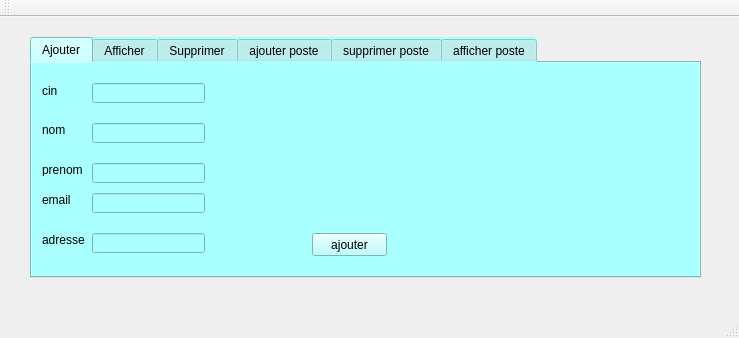
<?xml version="1.0" encoding="UTF-8"?>
<ui version="4.0">
 <class>MainWindow</class>
 <widget class="QMainWindow" name="MainWindow">
  <property name="geometry">
   <rect>
    <x>0</x>
    <y>0</y>
    <width>739</width>
    <height>338</height>
   </rect>
  </property>
  <property name="windowTitle">
   <string>Gestion des étudiants</string>
  </property>
  <widget class="QWidget" name="centralWidget">
   <widget class="QTabWidget" name="tabWidget">
    <property name="geometry">
     <rect>
      <x>30</x>
      <y>20</y>
      <width>671</width>
      <height>241</height>
     </rect>
    </property>
    <property name="styleSheet">
     <string notr="true">background-color: rgb(0, 255, 0);
color: rgb(0, 0, 0);
color: rgb(255, 255, 255);
background-color: rgb(170, 255, 255);
color: rgb(0, 0, 0);</string>
    </property>
    <property name="currentIndex">
     <number>0</number>
    </property>
    <widget class="QWidget" name="tab">
     <attribute name="title">
      <string>Ajouter</string>
     </attribute>
     <widget class="QLabel" name="label">
      <property name="geometry">
       <rect>
        <x>10</x>
        <y>20</y>
        <width>61</width>
        <height>16</height>
       </rect>
      </property>
      <property name="text">
       <string>cin</string>
      </property>
     </widget>
     <widget class="QLabel" name="label_2">
      <property name="geometry">
       <rect>
        <x>10</x>
        <y>60</y>
        <width>47</width>
        <height>13</height>
       </rect>
      </property>
      <property name="text">
       <string>nom</string>
      </property>
     </widget>
     <widget class="QLabel" name="label_3">
      <property name="geometry">
       <rect>
        <x>10</x>
        <y>100</y>
        <width>47</width>
        <height>13</height>
       </rect>
      </property>
      <property name="text">
       <string>prenom</string>
      </property>
     </widget>
     <widget class="QLineEdit" name="lineEdit_cin">
      <property name="geometry">
       <rect>
        <x>60</x>
        <y>20</y>
        <width>113</width>
        <height>20</height>
       </rect>
      </property>
     </widget>
     <widget class="QLineEdit" name="lineEdit_nom">
      <property name="geometry">
       <rect>
        <x>60</x>
        <y>60</y>
        <width>113</width>
        <height>20</height>
       </rect>
      </property>
     </widget>
     <widget class="QLineEdit" name="lineEdit_prenom">
      <property name="geometry">
       <rect>
        <x>60</x>
        <y>100</y>
        <width>113</width>
        <height>20</height>
       </rect>
      </property>
     </widget>
     <widget class="QPushButton" name="pb_ajouter">
      <property name="geometry">
       <rect>
        <x>280</x>
        <y>170</y>
        <width>75</width>
        <height>23</height>
       </rect>
      </property>
      <property name="text">
       <string>ajouter</string>
      </property>
     </widget>
     <widget class="QLineEdit" name="lineEdit_email">
      <property name="geometry">
       <rect>
        <x>60</x>
        <y>130</y>
        <width>113</width>
        <height>20</height>
       </rect>
      </property>
     </widget>
     <widget class="QLabel" name="label_5">
      <property name="geometry">
       <rect>
        <x>10</x>
        <y>130</y>
        <width>47</width>
        <height>13</height>
       </rect>
      </property>
      <property name="text">
       <string>email</string>
      </property>
     </widget>
     <widget class="QLabel" name="label_6">
      <property name="geometry">
       <rect>
        <x>10</x>
        <y>170</y>
        <width>47</width>
        <height>13</height>
       </rect>
      </property>
      <property name="text">
       <string>adresse</string>
      </property>
     </widget>
     <widget class="QLineEdit" name="lineEdit_adresse">
      <property name="geometry">
       <rect>
        <x>60</x>
        <y>170</y>
        <width>113</width>
        <height>20</height>
       </rect>
      </property>
     </widget>
    </widget>
    <widget class="QWidget" name="tab_2">
     <attribute name="title">
      <string>Afficher</string>
     </attribute>
     <widget class="QTableView" name="tabemployes">
      <property name="geometry">
       <rect>
        <x>10</x>
        <y>10</y>
        <width>231</width>
        <height>171</height>
       </rect>
      </property>
     </widget>
     <widget class="QGroupBox" name="groupBox">
      <property name="geometry">
       <rect>
        <x>250</x>
        <y>0</y>
        <width>201</width>
        <height>191</height>
       </rect>
      </property>
      <property name="title">
       <string>modifier</string>
      </property>
      <widget class="QLineEdit" name="lineEdit_modifier_cin">
       <property name="geometry">
        <rect>
         <x>70</x>
         <y>20</y>
         <width>113</width>
         <height>20</height>
        </rect>
       </property>
      </widget>
      <widget class="QLabel" name="label_7">
       <property name="geometry">
        <rect>
         <x>20</x>
         <y>20</y>
         <width>47</width>
         <height>13</height>
        </rect>
       </property>
       <property name="text">
        <string>cin</string>
       </property>
      </widget>
      <widget class="QLabel" name="label_13">
       <property name="geometry">
        <rect>
         <x>20</x>
         <y>50</y>
         <width>47</width>
         <height>13</height>
        </rect>
       </property>
       <property name="text">
        <string>nom</string>
       </property>
      </widget>
      <widget class="QLabel" name="label_14">
       <property name="geometry">
        <rect>
         <x>20</x>
         <y>80</y>
         <width>47</width>
         <height>13</height>
        </rect>
       </property>
       <property name="text">
        <string>prenom</string>
       </property>
      </widget>
      <widget class="QLabel" name="label_15">
       <property name="geometry">
        <rect>
         <x>20</x>
         <y>110</y>
         <width>47</width>
         <height>13</height>
        </rect>
       </property>
       <property name="text">
        <string>adresse</string>
       </property>
      </widget>
      <widget class="QLabel" name="label_16">
       <property name="geometry">
        <rect>
         <x>20</x>
         <y>140</y>
         <width>47</width>
         <height>13</height>
        </rect>
       </property>
       <property name="text">
        <string>email</string>
       </property>
      </widget>
      <widget class="QLineEdit" name="lineEdit_modifier_nom">
       <property name="geometry">
        <rect>
         <x>70</x>
         <y>50</y>
         <width>113</width>
         <height>20</height>
        </rect>
       </property>
      </widget>
      <widget class="QLineEdit" name="lineEdit_modifier_prenom">
       <property name="geometry">
        <rect>
         <x>70</x>
         <y>80</y>
         <width>113</width>
         <height>20</height>
        </rect>
       </property>
      </widget>
      <widget class="QLineEdit" name="lineEdit_modifier_adresse">
       <property name="geometry">
        <rect>
         <x>70</x>
         <y>110</y>
         <width>113</width>
         <height>20</height>
        </rect>
       </property>
      </widget>
      <widget class="QLineEdit" name="lineEdit_modifier_email">
       <property name="geometry">
        <rect>
         <x>70</x>
         <y>140</y>
         <width>113</width>
         <height>20</height>
        </rect>
       </property>
      </widget>
      <widget class="QPushButton" name="pushButton_4">
       <property name="geometry">
        <rect>
         <x>10</x>
         <y>160</y>
         <width>75</width>
         <height>23</height>
        </rect>
       </property>
       <property name="text">
        <string>modifier</string>
       </property>
      </widget>
     </widget>
     <widget class="QGroupBox" name="groupBox_2">
      <property name="geometry">
       <rect>
        <x>460</x>
        <y>10</y>
        <width>201</width>
        <height>171</height>
       </rect>
      </property>
      <property name="title">
       <string>tri</string>
      </property>
      <widget class="QTableWidget" name="tableWidget">
       <property name="geometry">
        <rect>
         <x>20</x>
         <y>30</y>
         <width>171</width>
         <height>111</height>
        </rect>
       </property>
      </widget>
     </widget>
    </widget>
    <widget class="QWidget" name="tab_3">
     <attribute name="title">
      <string>Supprimer</string>
     </attribute>
     <widget class="QLineEdit" name="lineEdit_cin_2">
      <property name="geometry">
       <rect>
        <x>60</x>
        <y>30</y>
        <width>113</width>
        <height>20</height>
       </rect>
      </property>
     </widget>
     <widget class="QLabel" name="label_4">
      <property name="geometry">
       <rect>
        <x>20</x>
        <y>30</y>
        <width>31</width>
        <height>16</height>
       </rect>
      </property>
      <property name="text">
       <string>cin</string>
      </property>
     </widget>
     <widget class="QPushButton" name="pb_supprimer">
      <property name="geometry">
       <rect>
        <x>150</x>
        <y>70</y>
        <width>75</width>
        <height>23</height>
       </rect>
      </property>
      <property name="text">
       <string>supprimer</string>
      </property>
     </widget>
    </widget>
    <widget class="QWidget" name="tab_4">
     <attribute name="title">
      <string>ajouter poste</string>
     </attribute>
     <widget class="QLabel" name="label_8">
      <property name="geometry">
       <rect>
        <x>30</x>
        <y>30</y>
        <width>61</width>
        <height>16</height>
       </rect>
      </property>
      <property name="text">
       <string>codeposte</string>
      </property>
     </widget>
     <widget class="QLabel" name="label_9">
      <property name="geometry">
       <rect>
        <x>30</x>
        <y>60</y>
        <width>61</width>
        <height>16</height>
       </rect>
      </property>
      <property name="text">
       <string>nom</string>
      </property>
     </widget>
     <widget class="QLabel" name="label_10">
      <property name="geometry">
       <rect>
        <x>30</x>
        <y>90</y>
        <width>61</width>
        <height>16</height>
       </rect>
      </property>
      <property name="text">
       <string>montant</string>
      </property>
     </widget>
     <widget class="QLineEdit" name="lineEdit_codeposte">
      <property name="geometry">
       <rect>
        <x>90</x>
        <y>30</y>
        <width>113</width>
        <height>20</height>
       </rect>
      </property>
     </widget>
     <widget class="QLineEdit" name="lineEdit_nom_2">
      <property name="geometry">
       <rect>
        <x>90</x>
        <y>60</y>
        <width>113</width>
        <height>20</height>
       </rect>
      </property>
     </widget>
     <widget class="QLineEdit" name="lineEdit_montant">
      <property name="geometry">
       <rect>
        <x>90</x>
        <y>90</y>
        <width>113</width>
        <height>20</height>
       </rect>
      </property>
     </widget>
     <widget class="QPushButton" name="pushButton">
      <property name="geometry">
       <rect>
        <x>250</x>
        <y>90</y>
        <width>75</width>
        <height>23</height>
       </rect>
      </property>
      <property name="text">
       <string>ajouter</string>
      </property>
     </widget>
    </widget>
    <widget class="QWidget" name="tab_5">
     <attribute name="title">
      <string>supprimer poste</string>
     </attribute>
     <widget class="QLabel" name="label_11">
      <property name="geometry">
       <rect>
        <x>40</x>
        <y>50</y>
        <width>61</width>
        <height>16</height>
       </rect>
      </property>
      <property name="text">
       <string>code poste</string>
      </property>
     </widget>
     <widget class="QLineEdit" name="lineEdit_codeposte_2">
      <property name="geometry">
       <rect>
        <x>110</x>
        <y>50</y>
        <width>113</width>
        <height>20</height>
       </rect>
      </property>
     </widget>
     <widget class="QPushButton" name="pushButton_2">
      <property name="geometry">
       <rect>
        <x>90</x>
        <y>110</y>
        <width>75</width>
        <height>23</height>
       </rect>
      </property>
      <property name="text">
       <string>suprrimer</string>
      </property>
     </widget>
    </widget>
    <widget class="QWidget" name="tab_6">
     <attribute name="title">
      <string>afficher poste</string>
     </attribute>
     <widget class="QGroupBox" name="groupBox_3">
      <property name="geometry">
       <rect>
        <x>10</x>
        <y>10</y>
        <width>231</width>
        <height>201</height>
       </rect>
      </property>
      <property name="title">
       <string>afficher</string>
      </property>
      <widget class="QTableWidget" name="tabposte">
       <property name="geometry">
        <rect>
         <x>20</x>
         <y>20</y>
         <width>191</width>
         <height>141</height>
        </rect>
       </property>
      </widget>
     </widget>
     <widget class="QGroupBox" name="groupBox_4">
      <property name="geometry">
       <rect>
        <x>250</x>
        <y>10</y>
        <width>221</width>
        <height>201</height>
       </rect>
      </property>
      <property name="title">
       <string>modifier</string>
      </property>
      <widget class="QLabel" name="label_12">
       <property name="geometry">
        <rect>
         <x>30</x>
         <y>70</y>
         <width>61</width>
         <height>16</height>
        </rect>
       </property>
       <property name="text">
        <string>code poste</string>
       </property>
      </widget>
      <widget class="QLineEdit" name="lineEdit_5">
       <property name="geometry">
        <rect>
         <x>100</x>
         <y>70</y>
         <width>113</width>
         <height>20</height>
        </rect>
       </property>
      </widget>
      <widget class="QPushButton" name="pushButton_3">
       <property name="geometry">
        <rect>
         <x>50</x>
         <y>130</y>
         <width>75</width>
         <height>23</height>
        </rect>
       </property>
       <property name="text">
        <string>modifer</string>
       </property>
      </widget>
     </widget>
     <widget class="QGroupBox" name="groupBox_5">
      <property name="geometry">
       <rect>
        <x>470</x>
        <y>10</y>
        <width>181</width>
        <height>221</height>
       </rect>
      </property>
      <property name="title">
       <string>chercher</string>
      </property>
      <widget class="QTableWidget" name="tableWidget_3">
       <property name="geometry">
        <rect>
         <x>20</x>
         <y>20</y>
         <width>151</width>
         <height>141</height>
        </rect>
       </property>
      </widget>
     </widget>
    </widget>
   </widget>
  </widget>
  <widget class="QMenuBar" name="menuBar">
   <property name="geometry">
    <rect>
     <x>0</x>
     <y>0</y>
     <width>739</width>
     <height>21</height>
    </rect>
   </property>
  </widget>
  <widget class="QToolBar" name="mainToolBar">
   <attribute name="toolBarArea">
    <enum>TopToolBarArea</enum>
   </attribute>
   <attribute name="toolBarBreak">
    <bool>false</bool>
   </attribute>
  </widget>
  <widget class="QStatusBar" name="statusBar"/>
 </widget>
 <layoutdefault spacing="6" margin="11"/>
 <resources/>
 <connections/>
</ui>
